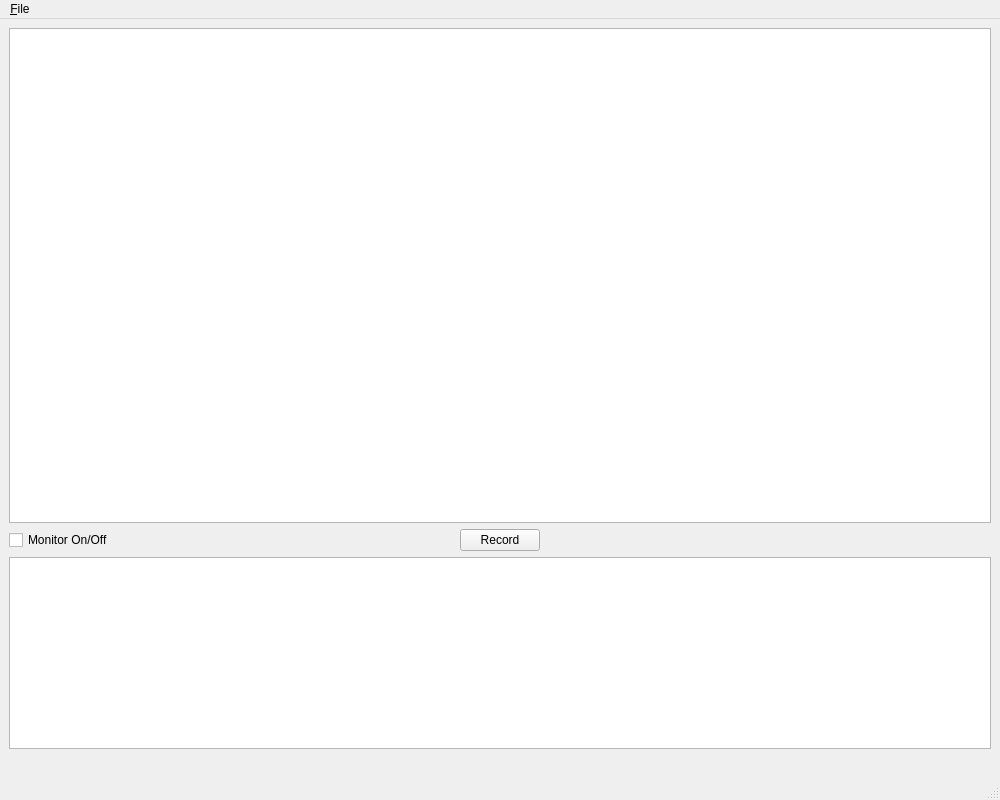
<?xml version="1.0" encoding="UTF-8"?>
<ui version="4.0">
 <class>MainWindow</class>
 <widget class="QMainWindow" name="MainWindow">
  <property name="geometry">
   <rect>
    <x>0</x>
    <y>0</y>
    <width>1000</width>
    <height>800</height>
   </rect>
  </property>
  <property name="windowTitle">
   <string>MainWindow</string>
  </property>
  <widget class="QWidget" name="centralwidget">
   <layout class="QGridLayout" name="gridLayout">
    <item row="1" column="2">
     <widget class="QLabel" name="label">
      <property name="text">
       <string/>
      </property>
     </widget>
    </item>
    <item row="5" column="0" colspan="3">
     <widget class="QLabel" name="mainStatusLabel">
      <property name="text">
       <string/>
      </property>
     </widget>
    </item>
    <item row="1" column="1" alignment="Qt::AlignHCenter">
     <widget class="QPushButton" name="recordButton">
      <property name="text">
       <string>Record</string>
      </property>
     </widget>
    </item>
    <item row="0" column="0" colspan="3">
     <widget class="QGraphicsView" name="imageView"/>
    </item>
    <item row="1" column="0">
     <widget class="QCheckBox" name="monitorCheckBox">
      <property name="text">
       <string>Monitor On/Off</string>
      </property>
     </widget>
    </item>
    <item row="2" column="0" colspan="3">
     <widget class="QListView" name="savedList">
      <property name="sizePolicy">
       <sizepolicy hsizetype="Expanding" vsizetype="Fixed">
        <horstretch>0</horstretch>
        <verstretch>0</verstretch>
       </sizepolicy>
      </property>
     </widget>
    </item>
   </layout>
  </widget>
  <widget class="QMenuBar" name="menubar">
   <property name="geometry">
    <rect>
     <x>0</x>
     <y>0</y>
     <width>1000</width>
     <height>22</height>
    </rect>
   </property>
   <widget class="QMenu" name="menuFile">
    <property name="title">
     <string>&amp;File</string>
    </property>
    <addaction name="actionCamera_Information"/>
    <addaction name="actionOpen_Camera"/>
    <addaction name="actionExit"/>
   </widget>
   <addaction name="menuFile"/>
  </widget>
  <widget class="QStatusBar" name="mainStatusBar"/>
  <action name="actionCamera_Information">
   <property name="text">
    <string>Camera &amp;Information</string>
   </property>
  </action>
  <action name="actionOpen_Camera">
   <property name="text">
    <string>&amp;Open Camera</string>
   </property>
  </action>
  <action name="actionExit">
   <property name="text">
    <string>E&amp;xit</string>
   </property>
  </action>
 </widget>
 <resources/>
 <connections/>
</ui>
